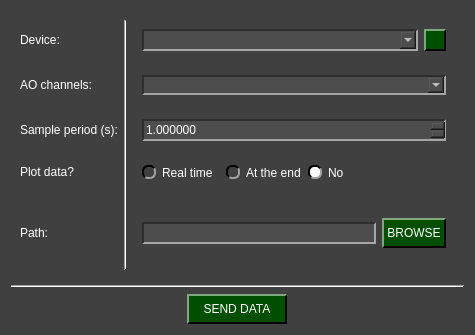
<?xml version="1.0" encoding="UTF-8"?>
<ui version="4.0">
 <class>Arduino_SendData_W</class>
 <widget class="QWidget" name="Arduino_SendData_W">
  <property name="geometry">
   <rect>
    <x>0</x>
    <y>0</y>
    <width>475</width>
    <height>335</height>
   </rect>
  </property>
  <property name="windowTitle">
   <string>Form</string>
  </property>
  <property name="styleSheet">
   <string notr="true">QComboBox QAbstractItemView {
    background-color: rgb(77, 77, 77);
}

QComboBox QAbstractItemView::item:focus{
    background-color: rgb(140, 140, 140);
}

QDoubleSpinBox{
	background-color: rgb(77, 77, 77);
	
	border-top: 1.5px solid rgb(46, 46, 46);
	border-left: 1.5px solid rgb(46, 46, 46);

	border-bottom: 1.5px solid rgb(166, 166, 166);
	border-right: 1.5px solid rgb(166, 166, 166);
}

QDoubleSpinBox::up-button{
    image: url(:/imgs/imgs/drop_up_arrow.png);
	width: 11px;

	background-color: rgb(0, 79, 0);
	border-top: 1.5px solid rgb(127, 167, 127);
	border-left: 1.5px solid rgb(127, 167, 127);

	border-bottom: 1.5px solid rgb(0, 0, 0);
	border-right: 1.5px solid rgb(0, 0, 0);
}

QDoubleSpinBox::up-button:pressed{
	border: 2px solid rgb(255, 255, 255);
}

QDoubleSpinBox::up-button:hover{
	background-color: rgb(0, 50, 0);
}

QDoubleSpinBox::down-button{
    image: url(:/imgs/imgs/drop_down_arrow.png);
	width: 11px;

	background-color: rgb(0, 79, 0);
	border-top: 1.5px solid rgb(127, 167, 127);
	border-left: 1.5px solid rgb(127, 167, 127);

	border-bottom: 1.5px solid rgb(0, 0, 0);
	border-right: 1.5px solid rgb(0, 0, 0);
}

QDoubleSpinBox::down-button:pressed{
	border: 2px solid rgb(255, 255, 255);
}

QDoubleSpinBox::down-button:hover{
	background-color: rgb(0, 50, 0);
}

QWidget#Arduino_SendData_W{
	background-color: rgb(64, 64, 64);
}

QWidget{
	color: rgb(255, 255, 255);
}

QComboBox{
	background-color: rgb(77, 77, 77);
	
	border-top: 1.5px solid rgb(46, 46, 46);
	border-left: 1.5px solid rgb(46, 46, 46);

	border-bottom: 1.5px solid rgb(166, 166, 166);
	border-right: 1.5px solid rgb(166, 166, 166);
}


QComboBox::drop-down{
	image: url(:/imgs/imgs/drop_down_arrow.png);
	width: 11px;

	background-color: rgb(0, 79, 0);
	border-top: 2px solid rgb(127, 167, 127);
	border-left: 2px solid rgb(127, 167, 127);

	border-bottom: 2px solid rgb(0, 0, 0);
	border-right: 2px solid rgb(0, 0, 0);
}

QComboBox::drop-down:hover{
	background-color: rgb(0, 50, 0);
}

QComboBox::drop-down:pressed{
	border: 2px solid rgb(255, 255, 255);
}

QPushButton{
	background-color: rgb(0, 79, 0);

	border-top: 1.5px solid rgb(127, 167, 127);
	border-left: 1.5px solid rgb(127, 167, 127);

	border-bottom: 1.5px solid rgb(0, 0, 0);
	border-right: 1.5px solid rgb(0, 0, 0);

	
	font: 12pt &quot;Helvetica&quot;;
	text-align:center;
}

QWidget{
	font: 12pt &quot;Helvetica&quot;;
}

QPushButton:hover{
	background-color: rgb(0, 50, 0);
}

QPushButton:pressed{
	border: 2px solid rgb(255, 255, 255);
}

QLineEdit{
	background-color: rgb(77, 77, 77);
	border-top: 1.5px solid rgb(46, 46, 46);
	border-left: 1.5px solid rgb(46, 46, 46);

	border-bottom: 1.5px solid rgb(166, 166, 166);
	border-right: 1.5px solid rgb(166, 166, 166);
}

QRadioButton::indicator{
	border-radius: 6px;
	border-top: 1.5px solid rgb(0, 0, 0);
	border-left: 1.5px solid rgb(0, 0, 0);

	border-bottom: 1.5px solid rgb(160, 160, 160);
	border-right: 1.5px solid rgb(160, 160, 160);
}

QRadioButton::indicator::checked{
	background-color: white;
}

QRadioButton::indicator::unchecked:hover{
	background-color: #9F9F9F;
}

QRadioButton::indicator::pressed{
	border: 1.5px solid #505050
}

QPushButton#reload_devices{
	image: url(:/imgs/imgs/reload.png);
	width: 11px;
	background-color: rgb(0, 79, 0);

	border-top: 1.5px solid rgb(127, 167, 127);
	border-left: 1.5px solid rgb(127, 167, 127);

	border-bottom: 1.5px solid rgb(0, 0, 0);
	border-right: 1.5px solid rgb(0, 0, 0);

	
	font: 12pt &quot;Helvetica&quot;;
	text-align:center;
}

QPushButton#reload_devices:hover{
	background-color: rgb(0, 50, 0);
}

QPushButton#reload_devices:pressed{
	border: 2px solid rgb(255, 255, 255);
}</string>
  </property>
  <layout class="QGridLayout" name="gridLayout_3">
   <item row="0" column="0">
    <widget class="QWidget" name="widget" native="true">
     <layout class="QGridLayout" name="gridLayout">
      <item row="2" column="0">
       <widget class="QLabel" name="label_4">
        <property name="minimumSize">
         <size>
          <width>0</width>
          <height>30</height>
         </size>
        </property>
        <property name="maximumSize">
         <size>
          <width>16777215</width>
          <height>30</height>
         </size>
        </property>
        <property name="text">
         <string>Sample period (s):</string>
        </property>
       </widget>
      </item>
      <item row="3" column="2" alignment="Qt::AlignmentFlag::AlignLeft">
       <widget class="QWidget" name="widget_7" native="true">
        <layout class="QHBoxLayout" name="horizontalLayout">
         <item>
          <widget class="QRadioButton" name="yes_rt_plot_radio">
           <property name="text">
            <string>Real time</string>
           </property>
           <property name="checked">
            <bool>false</bool>
           </property>
           <attribute name="buttonGroup">
            <string notr="true">plot_radio_group</string>
           </attribute>
          </widget>
         </item>
         <item>
          <widget class="QLabel" name="label_warning">
           <property name="toolTip">
            <string>&lt;html&gt;&lt;head/&gt;&lt;body&gt;&lt;p&gt;&lt;span style=&quot; font-size:16pt;&quot;&gt;Selecting Real Time may reduce your acquisition performance if you need to collect data at high frequencies ( sample period &amp;lt; 0.05 s ). We suggest plotting at the end of the acquisition if you don't want to be affected.&lt;/span&gt;&lt;/p&gt;&lt;/body&gt;&lt;/html&gt;</string>
           </property>
           <property name="text">
            <string>&lt;html&gt;&lt;head/&gt;&lt;body&gt;&lt;p&gt;&lt;img src=&quot;:/imgs/imgs/Warning_logo.png&quot;/&gt;&lt;/p&gt;&lt;/body&gt;&lt;/html&gt;</string>
           </property>
          </widget>
         </item>
         <item>
          <widget class="QRadioButton" name="yes_ate_plot_radio">
           <property name="text">
            <string>At the end</string>
           </property>
           <attribute name="buttonGroup">
            <string notr="true">plot_radio_group</string>
           </attribute>
          </widget>
         </item>
         <item>
          <widget class="QRadioButton" name="no_plot_radio">
           <property name="text">
            <string>No</string>
           </property>
           <property name="checked">
            <bool>true</bool>
           </property>
           <attribute name="buttonGroup">
            <string notr="true">plot_radio_group</string>
           </attribute>
          </widget>
         </item>
        </layout>
       </widget>
      </item>
      <item row="0" column="2">
       <widget class="QWidget" name="widget_2" native="true">
        <layout class="QGridLayout" name="gridLayout_2">
         <item row="1" column="0">
          <widget class="QComboBox" name="device_combo">
           <property name="minimumSize">
            <size>
             <width>0</width>
             <height>22</height>
            </size>
           </property>
           <property name="maximumSize">
            <size>
             <width>16777215</width>
             <height>22</height>
            </size>
           </property>
          </widget>
         </item>
         <item row="1" column="1">
          <widget class="QPushButton" name="reload_devices">
           <property name="minimumSize">
            <size>
             <width>22</width>
             <height>22</height>
            </size>
           </property>
           <property name="maximumSize">
            <size>
             <width>22</width>
             <height>22</height>
            </size>
           </property>
           <property name="toolTip">
            <string>&lt;html&gt;&lt;head/&gt;&lt;body&gt;&lt;p&gt;Update COM ports&lt;/p&gt;&lt;/body&gt;&lt;/html&gt;</string>
           </property>
           <property name="text">
            <string/>
           </property>
          </widget>
         </item>
        </layout>
       </widget>
      </item>
      <item row="2" column="2">
       <widget class="QWidget" name="widget_5" native="true">
        <layout class="QGridLayout" name="gridLayout_6">
         <item row="0" column="0">
          <widget class="QDoubleSpinBox" name="Ts_in">
           <property name="minimumSize">
            <size>
             <width>0</width>
             <height>22</height>
            </size>
           </property>
           <property name="maximumSize">
            <size>
             <width>16777215</width>
             <height>22</height>
            </size>
           </property>
           <property name="decimals">
            <number>6</number>
           </property>
           <property name="maximum">
            <double>999999999999.000000000000000</double>
           </property>
           <property name="singleStep">
            <double>0.010000000000000</double>
           </property>
           <property name="stepType">
            <enum>QAbstractSpinBox::StepType::AdaptiveDecimalStepType</enum>
           </property>
           <property name="value">
            <double>1.000000000000000</double>
           </property>
          </widget>
         </item>
        </layout>
       </widget>
      </item>
      <item row="0" column="0">
       <widget class="QLabel" name="label">
        <property name="minimumSize">
         <size>
          <width>0</width>
          <height>30</height>
         </size>
        </property>
        <property name="maximumSize">
         <size>
          <width>16777215</width>
          <height>30</height>
         </size>
        </property>
        <property name="text">
         <string>Device:</string>
        </property>
       </widget>
      </item>
      <item row="5" column="0">
       <widget class="QLabel" name="label_8">
        <property name="minimumSize">
         <size>
          <width>0</width>
          <height>30</height>
         </size>
        </property>
        <property name="maximumSize">
         <size>
          <width>16777215</width>
          <height>30</height>
         </size>
        </property>
        <property name="text">
         <string>Path:</string>
        </property>
       </widget>
      </item>
      <item row="0" column="1" rowspan="7">
       <widget class="Line" name="line">
        <property name="orientation">
         <enum>Qt::Orientation::Vertical</enum>
        </property>
       </widget>
      </item>
      <item row="3" column="0">
       <widget class="QLabel" name="label_6">
        <property name="minimumSize">
         <size>
          <width>0</width>
          <height>30</height>
         </size>
        </property>
        <property name="maximumSize">
         <size>
          <width>16777215</width>
          <height>30</height>
         </size>
        </property>
        <property name="text">
         <string>Plot data?</string>
        </property>
       </widget>
      </item>
      <item row="5" column="2">
       <widget class="QWidget" name="widget_9" native="true">
        <property name="minimumSize">
         <size>
          <width>0</width>
          <height>50</height>
         </size>
        </property>
        <property name="maximumSize">
         <size>
          <width>16777215</width>
          <height>50</height>
         </size>
        </property>
        <layout class="QHBoxLayout" name="horizontalLayout_3">
         <item alignment="Qt::AlignmentFlag::AlignVCenter">
          <widget class="QLineEdit" name="path_line_edit">
           <property name="minimumSize">
            <size>
             <width>0</width>
             <height>22</height>
            </size>
           </property>
           <property name="maximumSize">
            <size>
             <width>16777215</width>
             <height>22</height>
            </size>
           </property>
          </widget>
         </item>
         <item alignment="Qt::AlignmentFlag::AlignVCenter">
          <widget class="QPushButton" name="path_folder_browse">
           <property name="minimumSize">
            <size>
             <width>0</width>
             <height>30</height>
            </size>
           </property>
           <property name="maximumSize">
            <size>
             <width>16777215</width>
             <height>30</height>
            </size>
           </property>
           <property name="text">
            <string> BROWSE </string>
           </property>
          </widget>
         </item>
        </layout>
       </widget>
      </item>
      <item row="1" column="0">
       <widget class="QLabel" name="label_2">
        <property name="text">
         <string>AO channels:</string>
        </property>
       </widget>
      </item>
      <item row="1" column="2">
       <widget class="QWidget" name="widget_3" native="true">
        <layout class="QGridLayout" name="gridLayout_4">
         <item row="0" column="0">
          <widget class="QComboBox" name="channel_combo"/>
         </item>
        </layout>
       </widget>
      </item>
     </layout>
    </widget>
   </item>
   <item row="1" column="0">
    <widget class="Line" name="line_3">
     <property name="orientation">
      <enum>Qt::Orientation::Horizontal</enum>
     </property>
    </widget>
   </item>
   <item row="2" column="0" alignment="Qt::AlignmentFlag::AlignHCenter">
    <widget class="QPushButton" name="start_send_data">
     <property name="minimumSize">
      <size>
       <width>100</width>
       <height>30</height>
      </size>
     </property>
     <property name="maximumSize">
      <size>
       <width>16777215</width>
       <height>30</height>
      </size>
     </property>
     <property name="text">
      <string>SEND DATA</string>
     </property>
    </widget>
   </item>
  </layout>
 </widget>
 <resources>
  <include location="resources_1.qrc"/>
 </resources>
 <connections/>
 <buttongroups>
  <buttongroup name="plot_radio_group"/>
 </buttongroups>
</ui>
